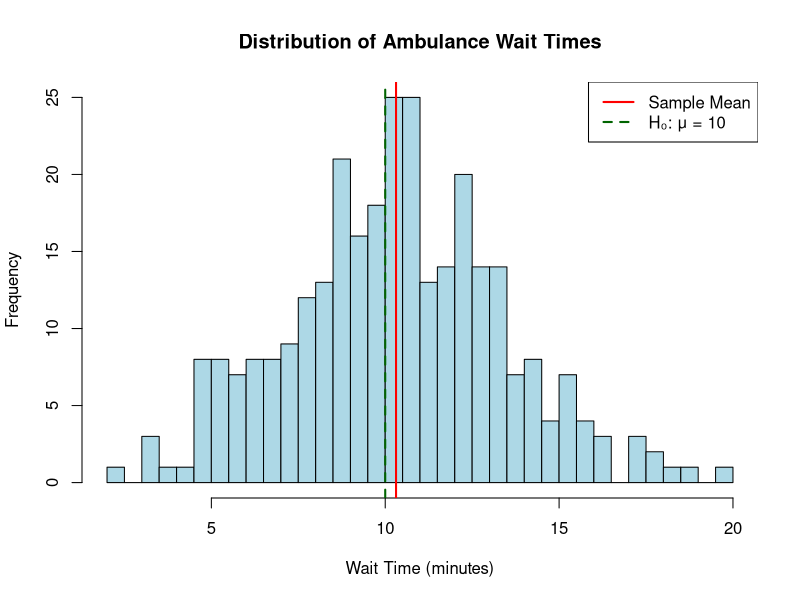
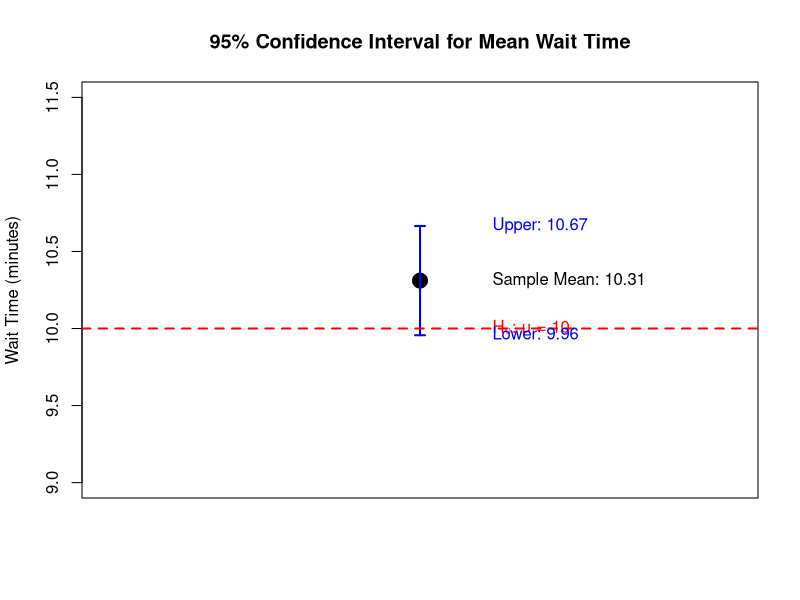

Write the R code that produced these figures, in order.
## ---- chunk 1
knitr::opts_chunk$set(echo = TRUE, warning = FALSE, message = FALSE, comment = "##")
## ---- chunk 2
# rm() function: "remove" - clears objects from memory
# list = ls() means "list all objects"
# This gives us a clean slate to start
rm(list = ls())

# Note: In R, the hashtag (#) creates a comment
# Comments are notes for humans and are ignored by R
## ---- chunk 3
# read.csv() reads a CSV (Comma-Separated Values) file into R
# It creates a "data frame" - R's version of a spreadsheet/table
waittime_data <- read.csv("waittime.csv")

# The arrow <- is the assignment operator
# It means "put the result into this variable"
# We could also use = but <- is more traditional in R
## ---- chunk 4
# Examples of assignment:
my_number <- 42
my_name <- "Student"
my_calculation <- 10 + 5

# We can then use these variables:
cat("My number is:", my_number, "\n")
cat("My name is:", my_name, "\n")
cat("My calculation result is:", my_calculation, "\n")
## ---- chunk 5
# str() shows the "structure" of your data
# It tells you the type of object and its contents
str(waittime_data)

# head() shows the first 6 rows (the "head" of the data)
# This gives you a preview of what your data looks like
head(waittime_data)

# summary() provides statistical summaries for each column
# For numbers: min, max, mean, median, quartiles
summary(waittime_data)

# nrow() counts the number of rows (observations)
n <- nrow(waittime_data)
cat("Sample size:", n, "\n")
## ---- chunk 6
# The dollar sign $ extracts a column from a data frame
# dataframe$columnname gives you that column as a vector
wait_times <- waittime_data$x

# mean() calculates the average
mean_wait <- mean(wait_times, na.rm = TRUE)

# sd() calculates standard deviation (spread of data)
sd_wait <- sd(wait_times, na.rm = TRUE)

# sqrt() calculates square root
# Standard error = standard deviation / square root of n
se_wait <- sd_wait / sqrt(n)

# cat() prints output without quotes or brackets
cat("\nDescriptive Statistics:\n")
cat("Mean wait time:", round(mean_wait, 2), "minutes\n")
cat("Standard deviation:", round(sd_wait, 2), "minutes\n")
cat("Standard error:", round(se_wait, 3), "minutes\n")
## ---- chunk 7
# hist() creates a histogram (frequency bar chart)
hist(wait_times, 
     main = "Distribution of Ambulance Wait Times",  # Title
     xlab = "Wait Time (minutes)",                    # X-axis label
     col = "lightblue",                              # Bar color
     breaks = 30)                                     # Number of bins

# abline() adds straight lines to the plot
# v = vertical line at specified x-value
abline(v = mean_wait, col = "red", lwd = 2)
abline(v = 10, col = "darkgreen", lwd = 2, lty = 2)

# legend() adds a legend explaining the lines
legend("topright",                                    # Position
       legend = c("Sample Mean", "H₀: μ = 10"),      # Labels
       col = c("red", "darkgreen"),                  # Colors
       lty = c(1, 2),                                # Line types
       lwd = 2)                                       # Line width
## ---- chunk 8
# Set our significance level (alpha)
# This is our tolerance for making a Type I error (false positive)
mu_0 <- 10      # The value we're testing against
alpha <- 0.05   # 5% significance level

# t.test() performs a t-test
# We use this when we don't know the population standard deviation
t_test <- t.test(wait_times,               # The data to test
                 mu = mu_0,                 # Test if mean equals this
                 alternative = "greater",   # We only care if it's greater
                 conf.level = 1 - alpha)    # Confidence level (95%)

# Extract and display results
cat("\nHYPOTHESIS TEST RESULTS\n")
cat("========================================\n")
cat("Test Statistic (t):", round(t_test$statistic, 3), "\n")
cat("Degrees of freedom:", t_test$parameter, "\n")
cat("P-value:", round(t_test$p.value, 4), "\n")
## ---- chunk 9
# Get the one-sided confidence interval from our test
# Since we tested "greater", we get a lower bound
cat("\n95% ONE-SIDED CONFIDENCE INTERVAL\n")
cat("=====================================\n")
cat("Lower bound:", round(t_test$conf.int[1], 2), "minutes\n")
cat("Upper bound: ∞ (infinity)\n")
cat("\nInterpretation: We are 95% confident that the true mean\n")
cat("wait time is AT LEAST", round(t_test$conf.int[1], 2), "minutes.\n")

# Also calculate a two-sided CI for the mean (not testing against 10)
# This shows the range where the true mean likely falls
t_test_two <- t.test(wait_times, conf.level = 0.95)
cat("\n95% TWO-SIDED CONFIDENCE INTERVAL\n")
cat("=====================================\n")
cat("Range: [", round(t_test_two$conf.int[1], 2), ",", 
    round(t_test_two$conf.int[2], 2), "] minutes\n")
cat("\nInterpretation: We are 95% confident that the true mean\n")
cat("wait time is between", round(t_test_two$conf.int[1], 2), 
    "and", round(t_test_two$conf.int[2], 2), "minutes.\n")
## ---- chunk 10
# Check if 10 is in the two-sided confidence interval
if (t_test_two$conf.int[1] > 10) {
  cat("Note: The entire 95% CI is above 10 minutes.\n")
  cat("This strongly supports our rejection of H₀.\n")
} else if (t_test_two$conf.int[2] < 10) {
  cat("Note: The entire 95% CI is below 10 minutes.\n")
  cat("This would suggest μ < 10 (opposite of our alternative).\n")
} else {
  cat("Note: The 95% CI contains 10 minutes.\n")
  cat("The mean is close to the threshold, making the decision borderline.\n")
}
## ---- chunk 11
# Create a visual showing the confidence interval
plot(1, mean_wait, 
     xlim = c(0.5, 1.5), 
     ylim = c(9, 11.5),
     pch = 19, 
     cex = 2,
     xlab = "", 
     xaxt = "n",
     ylab = "Wait Time (minutes)",
     main = "95% Confidence Interval for Mean Wait Time")

# Add the confidence interval
arrows(1, t_test_two$conf.int[1], 
       1, t_test_two$conf.int[2], 
       length = 0.05, 
       angle = 90, 
       code = 3, 
       lwd = 2,
       col = "blue")

# Add reference line at 10
abline(h = 10, col = "red", lty = 2, lwd = 2)

# Add labels
text(1.1, mean_wait, paste("Sample Mean:", round(mean_wait, 2)), pos = 4)
text(1.1, 10, "H₀: μ = 10", pos = 4, col = "red")
text(1.1, t_test_two$conf.int[1], paste("Lower:", round(t_test_two$conf.int[1], 2)), pos = 4, col = "blue")
text(1.1, t_test_two$conf.int[2], paste("Upper:", round(t_test_two$conf.int[2], 2)), pos = 4, col = "blue")
## ---- chunk 12
# Use an if-else statement to make our decision
if (t_test$p.value < alpha) {
  cat("\n*** DECISION: REJECT H₀ ***\n")
  cat("The p-value (", round(t_test$p.value, 4), ") is less than α (", alpha, ")\n", sep="")
  cat("\nConclusion: The ambulance company is NON-COMPLIANT.\n")
  cat("There is statistically significant evidence that the average\n")
  cat("wait time exceeds 10 minutes.\n")
} else {
  cat("\n*** DECISION: FAIL TO REJECT H₀ ***\n")
  cat("The p-value (", round(t_test$p.value, 4), ") is greater than α (", alpha, ")\n", sep="")
  cat("\nConclusion: Insufficient evidence of non-compliance.\n")
}
## ---- chunk 13
# Let's look at the practical implications
excess_time <- mean_wait - 10
percent_over <- (mean_wait - 10) / 10 * 100

cat("The average wait time is", round(excess_time, 2), "minutes over the limit.\n")
cat("This represents a", round(percent_over, 1), "% increase over the standard.\n")
## ---- chunk 14
# This shows what version of R and packages you're using
# Helpful for reproducing analyses
sessionInfo()
